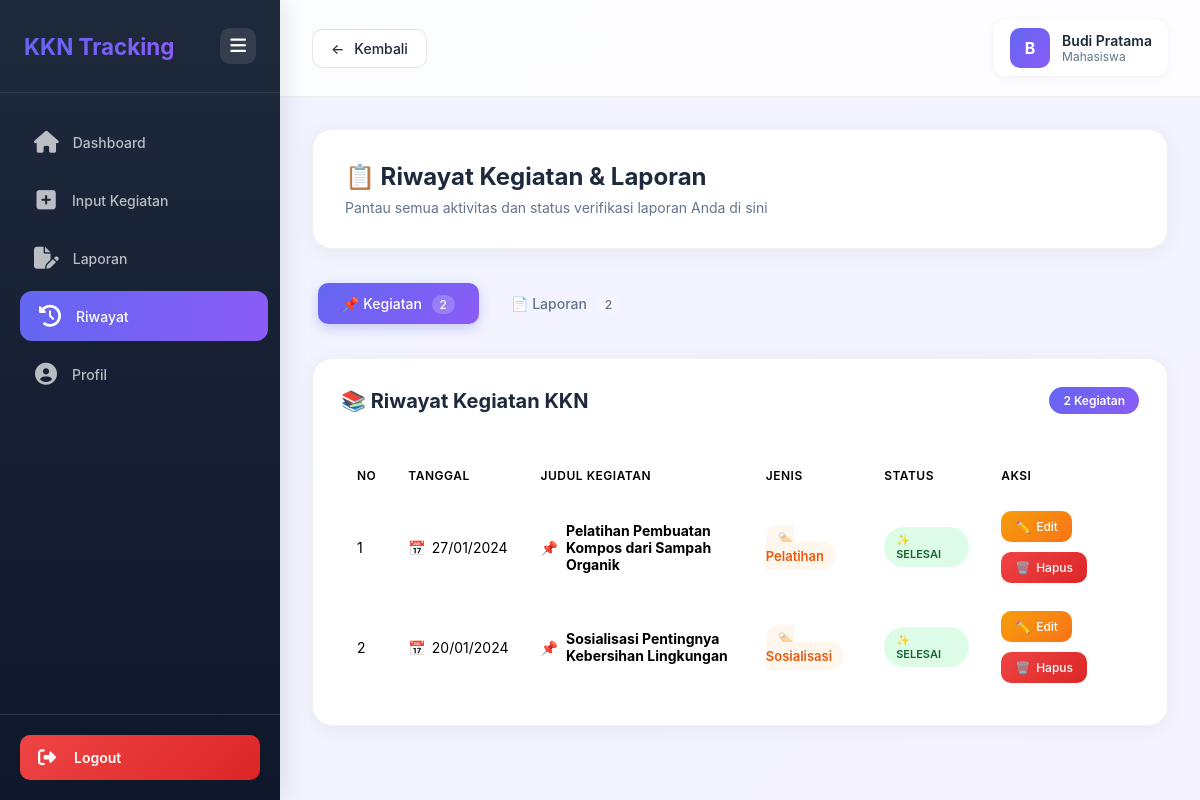
/Mahasiswa/riwayat.php (signed in), run on the app's committed database.
### tables this page shows
CREATE TABLE `kegiatan` (
  `id` int NOT NULL AUTO_INCREMENT,
  `penempatan_id` int NOT NULL,
  `judul_kegiatan` varchar(200) NOT NULL,
  `jenis_kegiatan` enum('sosialisasi','pelatihan','pembangunan','pendampingan','penyuluhan','lainnya') NOT NULL,
  `tanggal_kegiatan` date NOT NULL,
  `lokasi_kegiatan` varchar(150) DEFAULT NULL,
  `peserta_count` int DEFAULT '0',
  `deskripsi` text NOT NULL,
  `indikator_capaian` text,
  `kendala` text,
  `solusi` text,
  `dokumentasi_foto` varchar(255) DEFAULT NULL,
  `status` enum('direncanakan','berjalan','selesai') DEFAULT 'direncanakan',
  `created_at` timestamp NOT NULL DEFAULT CURRENT_TIMESTAMP,
  PRIMARY KEY (`id`),
  KEY `idx_penempatan` (`penempatan_id`),
  KEY `idx_tanggal` (`tanggal_kegiatan`),
  KEY `idx_status` (`status`),
  CONSTRAINT `kegiatan_ibfk_1` FOREIGN KEY (`penempatan_id`) REFERENCES `penempatan` (`id`) ON DELETE CASCADE
);

### Mahasiswa/riwayat.php (the view, shortened to what this page needs)
<?php
$mahasiswa_id = $_SESSION['user_id'];
$pdo = (new Database())->getConnection();
$stmt = $pdo->prepare("SELECT id FROM penempatan WHERE mahasiswa_id = ? AND status = 'aktif'");
$stmt->execute([$mahasiswa_id]);
$penempatan = $stmt->fetch(PDO::FETCH_ASSOC);
$kegiatan_list = [];
$laporan_list = [];
if ($penempatan) {
    $stmt = $pdo->prepare("
        SELECT id, judul_kegiatan, jenis_kegiatan, tanggal_kegiatan, status
        FROM kegiatan
        WHERE penempatan_id = ?
        ORDER BY tanggal_kegiatan DESC
    ");
    $stmt->execute([$penempatan['id']]);
    $kegiatan_list = $stmt->fetchAll(PDO::FETCH_ASSOC);
    $stmt = $pdo->prepare("
        SELECT l.id, l.jenis_laporan, l.tanggal_laporan, l.status_verifikasi, l.file_pdf, k.judul_kegiatan
        FROM laporan l
        JOIN kegiatan k ON l.kegiatan_id = k.id
        JOIN penempatan p ON k.penempatan_id = p.id
        WHERE p.mahasiswa_id = ?
        ORDER BY l.created_at DESC
    ");
    $stmt->execute([$mahasiswa_id]);
    $laporan_list = $stmt->fetchAll(PDO::FETCH_ASSOC);
}
?>
<!DOCTYPE html>
<html lang="id">
<head>
    <link rel="stylesheet" href="https://cdnjs.cloudflare.com/ajax/libs/font-awesome/6.5.1/css/all.min.css">
</head>
<body>
    <aside class="sidebar" id="sidebar">
        <div class="sidebar-header">
            <div class="sidebar-brand">KKN Tracking</div>
            <button class="toggle-btn" onclick="toggleSidebar()" title="Toggle Menu"><i class="fa-solid fa-bars"></i></button>
        </div>
        <nav class="sidebar-menu">
            <a href="dashboard.php" class="menu-item"><span class="menu-icon"><i class="fa-solid fa-house"></i></span><span class="menu-text">Dashboard</span></a>
            <a href="input_kegiatan.php" class="menu-item"><span class="menu-icon"><i class="fa-solid fa-square-plus"></i></span><span class="menu-text">Input Kegiatan</span></a>
            <a href="input_laporan.php" class="menu-item"><span class="menu-icon"><i class="fa-solid fa-file-pen"></i></span><span class="menu-text">Laporan</span></a>
            <a href="riwayat.php" class="menu-item active"><span class="menu-icon"><i class="fa-solid fa-clock-rotate-left"></i></span><span class="menu-text">Riwayat</span></a>
            <a href="profil.php" class="menu-item"><span class="menu-icon"><i class="fa-solid fa-circle-user"></i></span><span class="menu-text">Profil</span></a>
        </nav>
        <div class="sidebar-footer">
            <a href="../logout.php" class="logout-btn"><span class="logout-icon"><i class="fa-solid fa-right-from-bracket"></i></span><span class="logout-text">Logout</span></a>
        </div>
    </aside>
    <main class="main-content">
        <div class="top-bar">
            <a href="javascript:history.back()" class="back-btn"><span>←</span><span>Kembali</span></a>
            <div class="user-info">
                <div class="user-avatar"><?= strtoupper(substr($_SESSION['nama'], 0, 1)) ?></div>
                <div><div class="user-name"><?= htmlspecialchars($_SESSION['nama']) ?></div><div class="user-role">Mahasiswa</div></div>
            </div>
        </div>
        <div class="container">
            <div class="page-header">
                <h1 class="page-title">📋 Riwayat Kegiatan & Laporan</h1>
                <p class="page-subtitle">Pantau semua aktivitas dan status verifikasi laporan Anda di sini</p>
            </div>
            <?php if ($penempatan): ?>
                <div class="tabs">
                    <button class="tab active" onclick="switchTab('kegiatan')">📌 Kegiatan <span class="tab-count"><?= count($kegiatan_list) ?></span></button>
                    <button class="tab" onclick="switchTab('laporan')">📄 Laporan <span class="tab-count"><?= count($laporan_list) ?></span></button>
                </div>
                <div id="tab-kegiatan" class="tab-content active">
                    <div class="card">
                        <div class="card-header">
                            <h2 class="card-title">📚 Riwayat Kegiatan KKN</h2>
                            <span class="badge-count"><?= count($kegiatan_list) ?> Kegiatan</span>
                        </div>
                        <?php if (count($kegiatan_list) > 0): ?>
                        <div class="table-responsive">
                            <table>
                                <thead>
                                    <tr>
                                        <th width="5%">No</th>
                                        <th width="15%">Tanggal</th>
                                        <th width="30%">Judul Kegiatan</th>
                                        <th width="15%">Jenis</th>
                                        <th width="15%">Status</th>
                                        <th width="20%">Aksi</th>
                                    </tr>
                                </thead>
                                <tbody>
                                    <?php $no = 1; foreach ($kegiatan_list as $k): ?>
                                    <tr>
                                        <td><?= $no++ ?></td>
                                        <td><div style="display:flex; align-items:center; gap:6px;"><span>📅</span><span><?= date('d/m/Y', strtotime($k['tanggal_kegiatan'])) ?></span></div></td>
                                        <td><div style="display:flex; align-items:center; gap:8px;"><span>📌</span><strong><?= htmlspecialchars($k['judul_kegiatan']) ?></strong></div></td>
                                        <td><span style="background:#fff7ed; color:#ea580c; padding:6px 12px; border-radius:20px; font-size:13px; font-weight:600;">🏷️ <?= ucfirst($k['jenis_kegiatan']) ?></span></td>
                                        <td><span class="badge badge-<?= $k['status'] ?>"><?= $k['status'] == 'selesai' ? '✨' : ($k['status'] == 'berjalan' ? '🚀' : '🗓️') ?> <?= ucfirst($k['status']) ?></span></td>
                                        <td>
                                            <div style="display:flex; gap:10px; flex-wrap:wrap;">
                                                <a href="input_kegiatan.php?edit=<?= $k['id'] ?>" class="btn btn-warning btn-sm" style="display:flex; align-items:center; gap:6px; border-radius:10px; padding:8px 14px;">✏️ <span>Edit</span></a>
                                                <a href="?hapus_kegiatan=<?= $k['id'] ?>" class="btn btn-danger btn-sm" style="display:flex; align-items:center; gap:6px; border-radius:10px; padding:8px 14px;" onclick="return confirm('Hapus kegiatan ini? \n⚠️ Pastikan tidak ada laporan terkait!')">🗑️ <span>Hapus</span></a>
                                            </div>
                                        </td>
                                    </tr>
                                    <?php endforeach; ?>
                                </tbody>
                            </table>
                        </div>
                        <?php endif; ?>
                    </div>
                </div>
            <?php endif; ?>
        </div>
    </main>
</body>
</html>

### data on the page
kegiatan: tanggal_kegiatan "27/01/2024", judul_kegiatan "Pelatihan Pembuatan Kompos dari Sampah Organik", jenis_kegiatan "Pelatihan", status "SELESAI"
kegiatan: tanggal_kegiatan "20/01/2024", judul_kegiatan "Sosialisasi Pentingnya Kebersihan Lingkungan", jenis_kegiatan "Sosialisasi", status "SELESAI"

### other printed values
substr($_SESSION['nama'], 0, 1) "B"
$_SESSION['nama'] "Budi Pratama"
count($kegiatan_list) "2"
count($laporan_list) "2"
